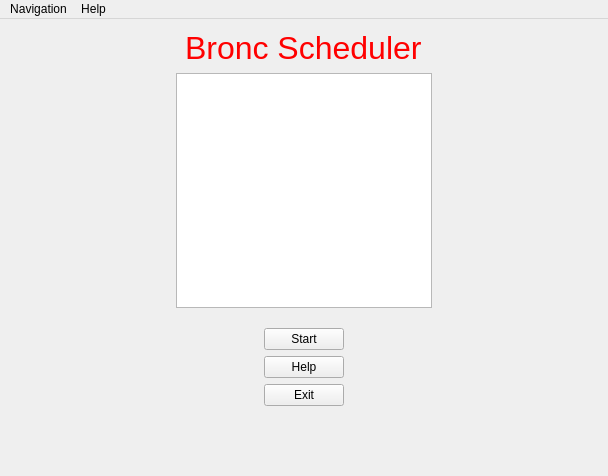
<?xml version="1.0" encoding="UTF-8"?>
<ui version="4.0">
 <class>MainWindow</class>
 <widget class="QMainWindow" name="MainWindow">
  <property name="geometry">
   <rect>
    <x>0</x>
    <y>0</y>
    <width>608</width>
    <height>476</height>
   </rect>
  </property>
  <property name="sizePolicy">
   <sizepolicy hsizetype="MinimumExpanding" vsizetype="MinimumExpanding">
    <horstretch>0</horstretch>
    <verstretch>0</verstretch>
   </sizepolicy>
  </property>
  <property name="minimumSize">
   <size>
    <width>608</width>
    <height>476</height>
   </size>
  </property>
  <property name="windowTitle">
   <string>MainWindow</string>
  </property>
  <widget class="QWidget" name="centralWidget">
   <layout class="QVBoxLayout" name="verticalLayout">
    <item alignment="Qt::AlignHCenter">
     <widget class="QLabel" name="label">
      <property name="minimumSize">
       <size>
        <width>0</width>
        <height>16</height>
       </size>
      </property>
      <property name="text">
       <string>&lt;html&gt;&lt;head/&gt;&lt;body&gt;&lt;p&gt;&lt;span style=&quot; font-size:24pt; color:#ff0000;&quot;&gt;Bronc Scheduler&lt;/span&gt;&lt;/p&gt;&lt;/body&gt;&lt;/html&gt;</string>
      </property>
      <property name="textFormat">
       <enum>Qt::RichText</enum>
      </property>
      <property name="scaledContents">
       <bool>false</bool>
      </property>
     </widget>
    </item>
    <item alignment="Qt::AlignHCenter">
     <widget class="QGraphicsView" name="graphicsView"/>
    </item>
    <item>
     <spacer name="verticalSpacer_2">
      <property name="orientation">
       <enum>Qt::Vertical</enum>
      </property>
      <property name="sizeType">
       <enum>QSizePolicy::Preferred</enum>
      </property>
      <property name="sizeHint" stdset="0">
       <size>
        <width>20</width>
        <height>14</height>
       </size>
      </property>
     </spacer>
    </item>
    <item alignment="Qt::AlignHCenter|Qt::AlignVCenter">
     <widget class="QPushButton" name="startButton">
      <property name="sizePolicy">
       <sizepolicy hsizetype="Preferred" vsizetype="Preferred">
        <horstretch>0</horstretch>
        <verstretch>0</verstretch>
       </sizepolicy>
      </property>
      <property name="sizeIncrement">
       <size>
        <width>0</width>
        <height>0</height>
       </size>
      </property>
      <property name="text">
       <string>Start</string>
      </property>
     </widget>
    </item>
    <item alignment="Qt::AlignHCenter">
     <widget class="QPushButton" name="helpButton">
      <property name="sizePolicy">
       <sizepolicy hsizetype="Maximum" vsizetype="Fixed">
        <horstretch>0</horstretch>
        <verstretch>0</verstretch>
       </sizepolicy>
      </property>
      <property name="sizeIncrement">
       <size>
        <width>0</width>
        <height>0</height>
       </size>
      </property>
      <property name="text">
       <string>Help</string>
      </property>
      <property name="iconSize">
       <size>
        <width>16</width>
        <height>16</height>
       </size>
      </property>
     </widget>
    </item>
    <item alignment="Qt::AlignHCenter">
     <widget class="QPushButton" name="exitButton">
      <property name="text">
       <string>Exit</string>
      </property>
     </widget>
    </item>
    <item>
     <spacer name="verticalSpacer">
      <property name="orientation">
       <enum>Qt::Vertical</enum>
      </property>
      <property name="sizeType">
       <enum>QSizePolicy::Preferred</enum>
      </property>
      <property name="sizeHint" stdset="0">
       <size>
        <width>20</width>
        <height>59</height>
       </size>
      </property>
     </spacer>
    </item>
   </layout>
  </widget>
  <widget class="QMenuBar" name="menuBar">
   <property name="geometry">
    <rect>
     <x>0</x>
     <y>0</y>
     <width>608</width>
     <height>21</height>
    </rect>
   </property>
   <widget class="QMenu" name="menuMENU_BAR_ITEM">
    <property name="title">
     <string>Navigation</string>
    </property>
    <addaction name="actionGo_Back_To_Select_Semesters"/>
   </widget>
   <widget class="QMenu" name="menuHelp">
    <property name="title">
     <string>Help</string>
    </property>
    <addaction name="actionView_Help"/>
   </widget>
   <addaction name="menuMENU_BAR_ITEM"/>
   <addaction name="menuHelp"/>
  </widget>
  <action name="actionSelect_Semesters_Screen">
   <property name="text">
    <string>Select Semesters Screen</string>
   </property>
  </action>
  <action name="actionGo_Back_To_Select_Semesters">
   <property name="enabled">
    <bool>false</bool>
   </property>
   <property name="text">
    <string>Go Back To Select Semesters Screen</string>
   </property>
  </action>
  <action name="actionView_Help">
   <property name="enabled">
    <bool>false</bool>
   </property>
   <property name="text">
    <string>View Help</string>
   </property>
  </action>
 </widget>
 <layoutdefault spacing="6" margin="11"/>
 <resources/>
 <connections/>
</ui>
